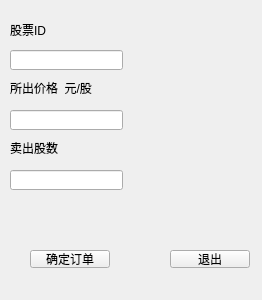
<?xml version="1.0" encoding="UTF-8"?>
<ui version="4.0">
 <class>jiaoyi2</class>
 <widget class="QWidget" name="jiaoyi2">
  <property name="geometry">
   <rect>
    <x>0</x>
    <y>0</y>
    <width>262</width>
    <height>300</height>
   </rect>
  </property>
  <property name="windowTitle">
   <string>卖出订单</string>
  </property>
  <widget class="QLabel" name="label">
   <property name="geometry">
    <rect>
     <x>10</x>
     <y>20</y>
     <width>101</width>
     <height>20</height>
    </rect>
   </property>
   <property name="text">
    <string>股票ID</string>
   </property>
  </widget>
  <widget class="QLabel" name="label_2">
   <property name="geometry">
    <rect>
     <x>10</x>
     <y>80</y>
     <width>111</width>
     <height>16</height>
    </rect>
   </property>
   <property name="text">
    <string>所出价格  元/股</string>
   </property>
  </widget>
  <widget class="QLabel" name="label_3">
   <property name="geometry">
    <rect>
     <x>10</x>
     <y>140</y>
     <width>51</width>
     <height>16</height>
    </rect>
   </property>
   <property name="text">
    <string>卖出股数</string>
   </property>
  </widget>
  <widget class="QLineEdit" name="lineEdit">
   <property name="geometry">
    <rect>
     <x>10</x>
     <y>50</y>
     <width>113</width>
     <height>20</height>
    </rect>
   </property>
  </widget>
  <widget class="QLineEdit" name="lineEdit_2">
   <property name="geometry">
    <rect>
     <x>10</x>
     <y>110</y>
     <width>113</width>
     <height>20</height>
    </rect>
   </property>
  </widget>
  <widget class="QLineEdit" name="lineEdit_3">
   <property name="geometry">
    <rect>
     <x>10</x>
     <y>170</y>
     <width>113</width>
     <height>20</height>
    </rect>
   </property>
  </widget>
  <widget class="QPushButton" name="pushButton">
   <property name="geometry">
    <rect>
     <x>30</x>
     <y>250</y>
     <width>80</width>
     <height>18</height>
    </rect>
   </property>
   <property name="text">
    <string>确定订单</string>
   </property>
  </widget>
  <widget class="QPushButton" name="pushButton_2">
   <property name="geometry">
    <rect>
     <x>170</x>
     <y>250</y>
     <width>80</width>
     <height>18</height>
    </rect>
   </property>
   <property name="text">
    <string>退出</string>
   </property>
  </widget>
 </widget>
 <resources/>
 <connections/>
</ui>
